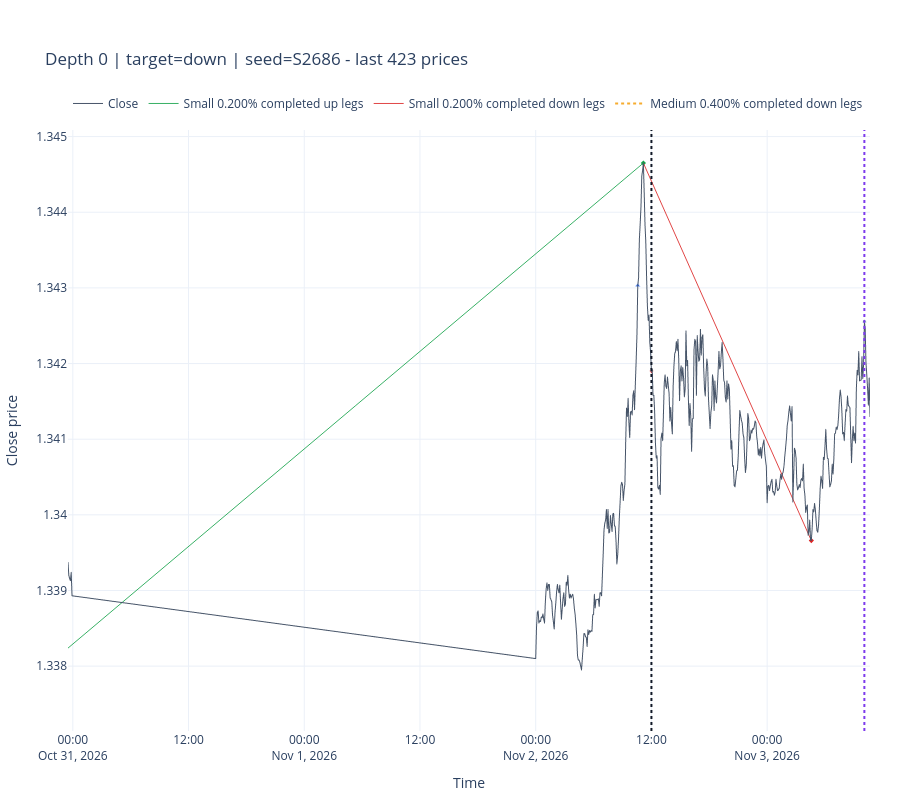
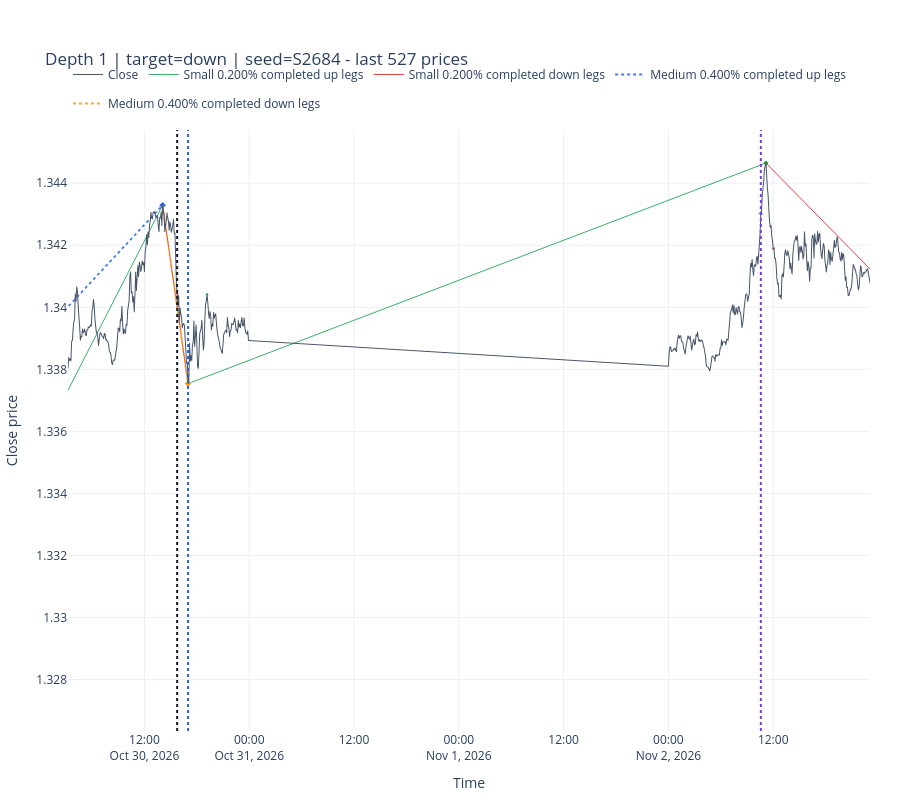
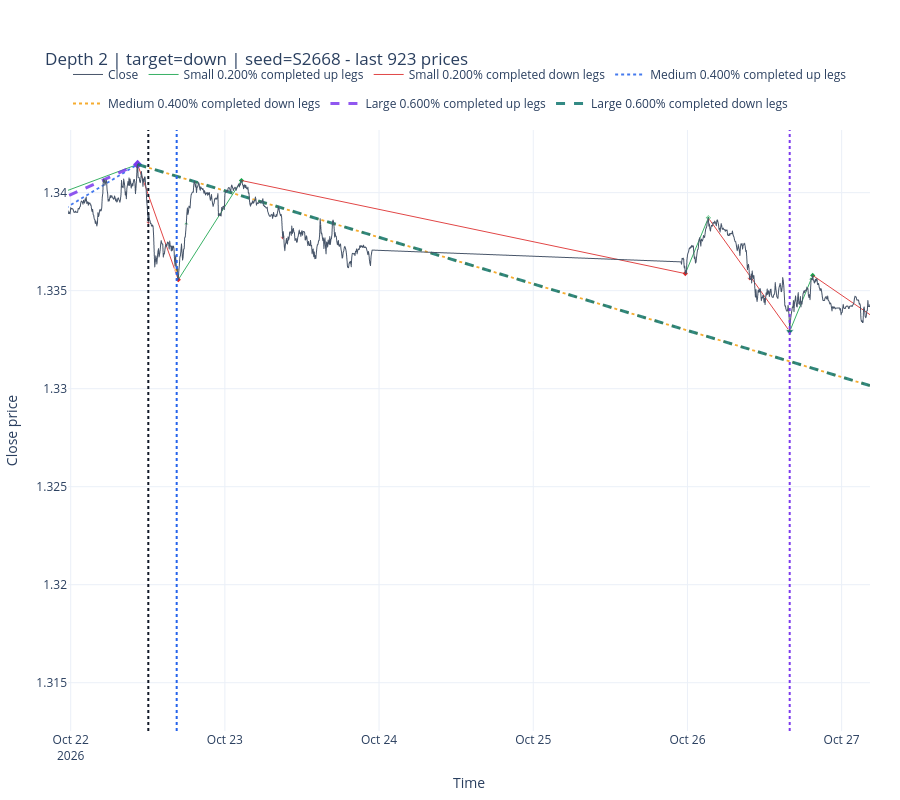

The notebook cell saved with these charts, in order:
### Markdown cell above
## Linked price-path casebook

One recent strict-clean lineage is selected for each terminal depth. Selection and the later vertical markers use hindsight and are diagnostic. Read each chart from the black seed line forward before looking at the blue medium-confirmation line or purple terminal line.

### Code cell
casebook_linkages = (
    strict_clean_linkages.sort_values("seed_time")
    .groupby("terminal_depth", sort=True, group_keys=False)
    .tail(1)
    .sort_values("terminal_depth")
)
display(casebook_linkages[[
    "seed_small_event_id", "seed_time", "target_mode", "medium_event_id",
    "medium_time", "terminal_event_id", "terminal_time", "terminal_depth",
    "small_medium_bars", "medium_large_bars", "total_resolution_bars",
]])

for lineage in casebook_linkages.itertuples(index=False):
    window_start_position = max(0, int(lineage.seed_position) - CASEBOOK_BARS_BEFORE)
    window_end_position = min(len(prices), int(lineage.terminal_position) + CASEBOOK_BARS_AFTER + 1)
    case_prices = prices.iloc[window_start_position:window_end_position]
    case_figure = plot_three_threshold_directional_change(
        prices=case_prices,
        small_events=event_ledgers[Scale.SMALL],
        medium_events=event_ledgers[Scale.MEDIUM],
        large_events=event_ledgers[Scale.LARGE],
        small_theta=SMALL_THETA,
        medium_theta=MEDIUM_THETA,
        large_theta=LARGE_THETA,
        n_prices=len(case_prices),
        title=(
            f"Depth {int(lineage.terminal_depth)} | target={lineage.target_mode} | "
            f"seed={lineage.seed_small_event_id}"
        ),
    )
    case_figure.add_vline(
        x=lineage.seed_time, line={"color": "#111827", "dash": "dot", "width": 2}
    )
    if pd.notna(lineage.medium_time):
        case_figure.add_vline(
            x=lineage.medium_time, line={"color": "#2563eb", "dash": "dot", "width": 2}
        )
    case_figure.add_vline(
        x=lineage.terminal_time, line={"color": "#7c3aed", "dash": "dot", "width": 2}
    )
    case_figure.show()

### Figure 1 — Plotly figure (JSON) as saved in the notebook; plotly's stock layout.template omitted (floating-point values rounded to 4 significant figures; data arrays with more than 128 entries replaced by an {"elided": "..."} marker saying what was removed)
{"data": [{"hovertemplate": "time=%{x}<br>close=%{y:.5f}<extra></extra>", "line": {"color": "#475569", "width": 1.0}, "mode": "lines", "name": "Close", "x": {"elided": "423 str values"}, "y": {"elided": "423 float values"}, "type": "scattergl"}, {"hoverinfo": "skip", "legendgroup": "small_up", "line": {"color": "#16a34a", "dash": "solid", "width": 1.0}, "mode": "lines", "name": "Small 0.200% completed up legs", "opacity": 0.85, "x": ["2026-10-30T17:00:00+02:00", "2026-11-02T11:10:00+02:00", null], "y": [1.338, 1.345, null], "type": "scatter"}, {"customdata": [["S2686", 2.658, 218, 2.438e-05, "2026-11-02T12:00:00+02:00"]], "hovertemplate": "Small up ending EXT<br>time=%{x}<br>price=%{y:.5f}<br>event=%{customdata[0]}<br>TMV=%{customdata[1]:.4f}<br>T=%{customdata[2]} bars<br>R=%{customdata[3]:.3e}<br>known at=%{customdata[4]}<extra></extra>", "legendgroup": "small_up", "marker": {"color": "#16a34a", "size": 4, "symbol": "diamond"}, "mode": "markers", "name": "Small up ending EXT", "showlegend": false, "x": ["2026-11-02T11:10:00.000000"], "y": [1.345], "type": "scatter"}, {"customdata": [["S2686", 2.658, 218, 2.438e-05, "2026-11-02T11:10:00+02:00"]], "hovertemplate": "Small down DCC<br>time=%{x}<br>price=%{y:.5f}<br>completed event=%{customdata[0]}<br>TMV=%{customdata[1]:.4f}<br>T=%{customdata[2]} bars<br>R=%{customdata[3]:.3e}<br>confirmed EXT time=%{customdata[4]}<extra></extra>", "legendgroup": "small_down", "marker": {"color": "#dc2626", "line": {"color": "white", "width": 0.75}, "size": 4, "symbol": "triangle-down"}, "mode": "markers", "name": "Small down DCC", "showlegend": false, "x": ["2026-11-02T12:00:00.000000"], "y": [1.342], "type": "scatter"}, {"hoverinfo": "skip", "legendgroup": "small_down", "line": {"color": "#dc2626", "dash": "solid", "width": 1.0}, "mode": "lines", "name": "Small 0.200% completed down legs", "opacity": 0.85, "x": ["2026-11-02T11:10:00+02:00", "2026-11-03T04:35:00+02:00", null], "y": [1.345, 1.34, null], "type": "scatter"}, {"customdata": [["S2687", 1.856, 209, 1.776e-05, "2026-11-03T10:05:00+02:00"]], "hovertemplate": "Small down ending EXT<br>time=%{x}<br>price=%{y:.5f}<br>event=%{customdata[0]}<br>TMV=%{customdata[1]:.4f}<br>T=%{customdata[2]} bars<br>R=%{customdata[3]:.3e}<br>known at=%{customdata[4]}<extra></extra>", "legendgroup": "small_down", "marker": {"color": "#dc2626", "size": 4, "symbol": "diamond"}, "mode": "markers", "name": "Small down ending EXT", "showlegend": false, "x": ["2026-11-03T04:35:00.000000"], "y": [1.34], "type": "scatter"}, {"customdata": [["S2687", 1.856, 209, 1.776e-05, "2026-11-03T04:35:00+02:00"]], "hovertemplate": "Small up DCC<br>time=%{x}<br>price=%{y:.5f}<br>completed event=%{customdata[0]}<br>TMV=%{customdata[1]:.4f}<br>T=%{customdata[2]} bars<br>R=%{customdata[3]:.3e}<br>confirmed EXT time=%{customdata[4]}<extra></extra>", "legendgroup": "small_up", "marker": {"color": "#16a34a", "line": {"color": "white", "width": 0.75}, "size": 4, "symbol": "triangle-up"}, "mode": "markers", "name": "Small up DCC", "showlegend": false, "x": ["2026-11-03T10:05:00.000000"], "y": [1.343], "type": "scatter"}, {"hoverinfo": "skip", "legendgroup": "medium_down", "line": {"color": "#f59e0b", "dash": "dot", "width": 1.8}, "mode": "lines", "name": "Medium 0.400% completed down legs", "opacity": 0.85, "x": ["2026-10-30T14:05:00+02:00", "2026-10-30T17:00:00+02:00", null], "y": [1.343, 1.338, null], "type": "scatter"}, {"customdata": [["M837", 1.07, 35, 0.0001223, "2026-10-30T17:00:00+02:00"]], "hovertemplate": "Medium up DCC<br>time=%{x}<br>price=%{y:.5f}<br>completed event=%{customdata[0]}<br>TMV=%{customdata[1]:.4f}<br>T=%{customdata[2]} bars<br>R=%{customdata[3]:.3e}<br>confirmed EXT time=%{customdata[4]}<extra></extra>", "legendgroup": "medium_up", "marker": {"color": "#2563eb", "line": {"color": "white", "width": 0.75}, "size": 5, "symbol": "triangle-up"}, "mode": "markers", "name": "Medium up DCC", "showlegend": false, "x": ["2026-11-02T10:35:00.000000"], "y": [1.343], "type": "scatter"}], "layout": {"legend": {"orientation": "h", "yanchor": "bottom", "y": 1.02, "xanchor": "left", "x": 0.0}, "margin": {"l": 60, "r": 30, "t": 130, "b": 60}, "title": {"text": "Depth 0 | target=down | seed=S2686 - last 423 prices"}, "height": 800, "hovermode": "closest", "xaxis": {"title": {"text": "Time"}, "range": ["2026-10-30T23:30:00+02:00", "2026-11-03T10:40:00+02:00"], "showspikes": true, "spikemode": "across"}, "yaxis": {"title": {"text": "Close price"}, "fixedrange": false, "showspikes": true}, "shapes": [{"line": {"color": "#111827", "dash": "dot", "width": 2}, "type": "line", "x0": "2026-11-02T12:00:00+02:00", "x1": "2026-11-02T12:00:00+02:00", "xref": "x", "y0": 0, "y1": 1, "yref": "y domain"}, {"line": {"color": "#7c3aed", "dash": "dot", "width": 2}, "type": "line", "x0": "2026-11-03T10:05:00+02:00", "x1": "2026-11-03T10:05:00+02:00", "xref": "x", "y0": 0, "y1": 1, "yref": "y domain"}]}}

### Figure 2 — Plotly figure (JSON) as saved in the notebook; plotly's stock layout.template omitted (floating-point values rounded to 4 significant figures; data arrays with more than 128 entries replaced by an {"elided": "..."} marker saying what was removed)
{"data": [{"hovertemplate": "time=%{x}<br>close=%{y:.5f}<extra></extra>", "line": {"color": "#475569", "width": 1.0}, "mode": "lines", "name": "Close", "x": {"elided": "527 str values"}, "y": {"elided": "527 float values"}, "type": "scattergl"}, {"hoverinfo": "skip", "legendgroup": "small_up", "line": {"color": "#16a34a", "dash": "solid", "width": 1.0}, "mode": "lines", "name": "Small 0.200% completed up legs", "opacity": 0.85, "x": ["2026-10-29T15:15:00+02:00", "2026-10-30T14:05:00+02:00", null, "2026-10-30T17:00:00+02:00", "2026-11-02T11:10:00+02:00", null], "y": [1.331, 1.343, null, 1.338, 1.345, null], "type": "scatter"}, {"customdata": [["S2684", 4.723, 274, 3.447e-05, "2026-10-30T15:45:00+02:00"], ["S2686", 2.658, 218, 2.438e-05, "2026-11-02T12:00:00+02:00"]], "hovertemplate": "Small up ending EXT<br>time=%{x}<br>price=%{y:.5f}<br>event=%{customdata[0]}<br>TMV=%{customdata[1]:.4f}<br>T=%{customdata[2]} bars<br>R=%{customdata[3]:.3e}<br>known at=%{customdata[4]}<extra></extra>", "legendgroup": "small_up", "marker": {"color": "#16a34a", "size": 4, "symbol": "diamond"}, "mode": "markers", "name": "Small up ending EXT", "showlegend": false, "x": ["2026-10-30T14:05:00.000000", "2026-11-02T11:10:00.000000"], "y": [1.343, 1.345], "type": "scatter"}, {"customdata": [["S2684", 4.723, 274, 3.447e-05, "2026-10-30T14:05:00+02:00"], ["S2686", 2.658, 218, 2.438e-05, "2026-11-02T11:10:00+02:00"]], "hovertemplate": "Small down DCC<br>time=%{x}<br>price=%{y:.5f}<br>completed event=%{customdata[0]}<br>TMV=%{customdata[1]:.4f}<br>T=%{customdata[2]} bars<br>R=%{customdata[3]:.3e}<br>confirmed EXT time=%{customdata[4]}<extra></extra>", "legendgroup": "small_down", "marker": {"color": "#dc2626", "line": {"color": "white", "width": 0.75}, "size": 4, "symbol": "triangle-down"}, "mode": "markers", "name": "Small down DCC", "showlegend": false, "x": ["2026-10-30T15:45:00.000000", "2026-11-02T12:00:00.000000"], "y": [1.34, 1.342], "type": "scatter"}, {"hoverinfo": "skip", "legendgroup": "small_down", "line": {"color": "#dc2626", "dash": "solid", "width": 1.0}, "mode": "lines", "name": "Small 0.200% completed down legs", "opacity": 0.85, "x": ["2026-10-30T14:05:00+02:00", "2026-10-30T17:00:00+02:00", null, "2026-11-02T11:10:00+02:00", "2026-11-03T04:35:00+02:00", null], "y": [1.343, 1.338, null, 1.345, 1.34, null], "type": "scatter"}, {"customdata": [["S2685", 2.14, 35, 0.0001223, "2026-10-30T19:10:00+02:00"]], "hovertemplate": "Small down ending EXT<br>time=%{x}<br>price=%{y:.5f}<br>event=%{customdata[0]}<br>TMV=%{customdata[1]:.4f}<br>T=%{customdata[2]} bars<br>R=%{customdata[3]:.3e}<br>known at=%{customdata[4]}<extra></extra>", "legendgroup": "small_down", "marker": {"color": "#dc2626", "size": 4, "symbol": "diamond"}, "mode": "markers", "name": "Small down ending EXT", "showlegend": false, "x": ["2026-10-30T17:00:00.000000"], "y": [1.338], "type": "scatter"}, {"customdata": [["S2685", 2.14, 35, 0.0001223, "2026-10-30T17:00:00+02:00"]], "hovertemplate": "Small up DCC<br>time=%{x}<br>price=%{y:.5f}<br>completed event=%{customdata[0]}<br>TMV=%{customdata[1]:.4f}<br>T=%{customdata[2]} bars<br>R=%{customdata[3]:.3e}<br>confirmed EXT time=%{customdata[4]}<extra></extra>", "legendgroup": "small_up", "marker": {"color": "#16a34a", "line": {"color": "white", "width": 0.75}, "size": 4, "symbol": "triangle-up"}, "mode": "markers", "name": "Small up DCC", "showlegend": false, "x": ["2026-10-30T19:10:00.000000"], "y": [1.34], "type": "scatter"}, {"hoverinfo": "skip", "legendgroup": "medium_up", "line": {"color": "#2563eb", "dash": "dot", "width": 1.8}, "mode": "lines", "name": "Medium 0.400% completed up legs", "opacity": 0.85, "x": ["2026-10-28T09:10:00+02:00", "2026-10-30T14:05:00+02:00", null], "y": [1.327, 1.343, null], "type": "scatter"}, {"customdata": [["M836", 3.01, 635, 1.896e-05, "2026-10-30T17:00:00+02:00"]], "hovertemplate": "Medium up ending EXT<br>time=%{x}<br>price=%{y:.5f}<br>event=%{customdata[0]}<br>TMV=%{customdata[1]:.4f}<br>T=%{customdata[2]} bars<br>R=%{customdata[3]:.3e}<br>known at=%{customdata[4]}<extra></extra>", "legendgroup": "medium_up", "marker": {"color": "#2563eb", "size": 5, "symbol": "diamond"}, "mode": "markers", "name": "Medium up ending EXT", "showlegend": false, "x": ["2026-10-30T14:05:00.000000"], "y": [1.343], "type": "scatter"}, {"customdata": [["M836", 3.01, 635, 1.896e-05, "2026-10-30T14:05:00+02:00"]], "hovertemplate": "Medium down DCC<br>time=%{x}<br>price=%{y:.5f}<br>completed event=%{customdata[0]}<br>TMV=%{customdata[1]:.4f}<br>T=%{customdata[2]} bars<br>R=%{customdata[3]:.3e}<br>confirmed EXT time=%{customdata[4]}<extra></extra>", "legendgroup": "medium_down", "marker": {"color": "#f59e0b", "line": {"color": "white", "width": 0.75}, "size": 5, "symbol": "triangle-down"}, "mode": "markers", "name": "Medium down DCC", "showlegend": false, "x": ["2026-10-30T17:00:00.000000"], "y": [1.338], "type": "scatter"}, {"hoverinfo": "skip", "legendgroup": "medium_down", "line": {"color": "#f59e0b", "dash": "dot", "width": 1.8}, "mode": "lines", "name": "Medium 0.400% completed down legs", "opacity": 0.85, "x": ["2026-10-30T14:05:00+02:00", "2026-10-30T17:00:00+02:00", null], "y": [1.343, 1.338, null], "type": "scatter"}, {"customdata": [["M837", 1.07, 35, 0.0001223, "2026-11-02T10:35:00+02:00"]], "hovertemplate": "Medium down ending EXT<br>time=%{x}<br>price=%{y:.5f}<br>event=%{customdata[0]}<br>TMV=%{customdata[1]:.4f}<br>T=%{customdata[2]} bars<br>R=%{customdata[3]:.3e}<br>known at=%{customdata[4]}<extra></extra>", "legendgroup": "medium_down", "marker": {"color": "#f59e0b", "size": 5, "symbol": "diamond"}, "mode": "markers", "name": "Medium down ending EXT", "showlegend": false, "x": ["2026-10-30T17:00:00.000000"], "y": [1.338], "type": "scatter"}, {"customdata": [["M837", 1.07, 35, 0.0001223, "2026-10-30T17:00:00+02:00"]], "hovertemplate": "Medium up DCC<br>time=%{x}<br>price=%{y:.5f}<br>completed event=%{customdata[0]}<br>TMV=%{customdata[1]:.4f}<br>T=%{customdata[2]} bars<br>R=%{customdata[3]:.3e}<br>confirmed EXT time=%{customdata[4]}<extra></extra>", "legendgroup": "medium_up", "marker": {"color": "#2563eb", "line": {"color": "white", "width": 0.75}, "size": 5, "symbol": "triangle-up"}, "mode": "markers", "name": "Medium up DCC", "showlegend": false, "x": ["2026-11-02T10:35:00.000000"], "y": [1.343], "type": "scatter"}], "layout": {"legend": {"orientation": "h", "yanchor": "bottom", "y": 1.02, "xanchor": "left", "x": 0.0}, "margin": {"l": 60, "r": 30, "t": 130, "b": 60}, "title": {"text": "Depth 1 | target=down | seed=S2684 - last 527 prices"}, "height": 800, "hovermode": "closest", "xaxis": {"title": {"text": "Time"}, "range": ["2026-10-30T03:15:00+02:00", "2026-11-02T23:05:00+02:00"], "showspikes": true, "spikemode": "across"}, "yaxis": {"title": {"text": "Close price"}, "fixedrange": false, "showspikes": true}, "shapes": [{"line": {"color": "#111827", "dash": "dot", "width": 2}, "type": "line", "x0": "2026-10-30T15:45:00+02:00", "x1": "2026-10-30T15:45:00+02:00", "xref": "x", "y0": 0, "y1": 1, "yref": "y domain"}, {"line": {"color": "#2563eb", "dash": "dot", "width": 2}, "type": "line", "x0": "2026-10-30T17:00:00+02:00", "x1": "2026-10-30T17:00:00+02:00", "xref": "x", "y0": 0, "y1": 1, "yref": "y domain"}, {"line": {"color": "#7c3aed", "dash": "dot", "width": 2}, "type": "line", "x0": "2026-11-02T10:35:00+02:00", "x1": "2026-11-02T10:35:00+02:00", "xref": "x", "y0": 0, "y1": 1, "yref": "y domain"}]}}

### Figure 3 — Plotly figure (JSON) as saved in the notebook; plotly's stock layout.template omitted (floating-point values rounded to 4 significant figures; data arrays with more than 128 entries replaced by an {"elided": "..."} marker saying what was removed)
{"data": [{"hovertemplate": "time=%{x}<br>close=%{y:.5f}<extra></extra>", "line": {"color": "#475569", "width": 1.0}, "mode": "lines", "name": "Close", "x": {"elided": "923 str values"}, "y": {"elided": "923 float values"}, "type": "scattergl"}, {"hoverinfo": "skip", "legendgroup": "small_up", "line": {"color": "#16a34a", "dash": "solid", "width": 1.0}, "mode": "lines", "name": "Small 0.200% completed up legs", "opacity": 0.85, "x": ["2026-10-20T18:15:00+02:00", "2026-10-22T10:25:00+02:00", null, "2026-10-22T16:45:00+02:00", "2026-10-23T02:35:00+02:00", null, "2026-10-25T23:40:00+02:00", "2026-10-26T03:15:00+02:00", null, "2026-10-26T15:55:00+02:00", "2026-10-26T19:30:00+02:00", null], "y": [1.337, 1.341, null, 1.336, 1.341, null, 1.336, 1.339, null, 1.333, 1.336, null], "type": "scatter"}, {"customdata": [["S2668", 1.833, 481, 7.622e-06, "2026-10-22T12:05:00+02:00"], ["S2670", 1.894, 118, 3.211e-05, "2026-10-23T09:00:00+02:00"], ["S2672", 1.063, 43, 4.944e-05, "2026-10-26T09:40:00+02:00"], ["S2674", 1.073, 43, 4.99e-05, "2026-10-27T07:20:00+02:00"]], "hovertemplate": "Small up ending EXT<br>time=%{x}<br>price=%{y:.5f}<br>event=%{customdata[0]}<br>TMV=%{customdata[1]:.4f}<br>T=%{customdata[2]} bars<br>R=%{customdata[3]:.3e}<br>known at=%{customdata[4]}<extra></extra>", "legendgroup": "small_up", "marker": {"color": "#16a34a", "size": 4, "symbol": "diamond"}, "mode": "markers", "name": "Small up ending EXT", "showlegend": false, "x": ["2026-10-22T10:25:00.000000", "2026-10-23T02:35:00.000000", "2026-10-26T03:15:00.000000", "2026-10-26T19:30:00.000000"], "y": [1.341, 1.341, 1.339, 1.336], "type": "scatter"}, {"customdata": [["S2668", 1.833, 481, 7.622e-06, "2026-10-22T10:25:00+02:00"], ["S2670", 1.894, 118, 3.211e-05, "2026-10-23T02:35:00+02:00"], ["S2672", 1.063, 43, 4.944e-05, "2026-10-26T03:15:00+02:00"]], "hovertemplate": "Small down DCC<br>time=%{x}<br>price=%{y:.5f}<br>completed event=%{customdata[0]}<br>TMV=%{customdata[1]:.4f}<br>T=%{customdata[2]} bars<br>R=%{customdata[3]:.3e}<br>confirmed EXT time=%{customdata[4]}<extra></extra>", "legendgroup": "small_down", "marker": {"color": "#dc2626", "line": {"color": "white", "width": 0.75}, "size": 4, "symbol": "triangle-down"}, "mode": "markers", "name": "Small down DCC", "showlegend": false, "x": ["2026-10-22T12:05:00.000000", "2026-10-23T09:00:00.000000", "2026-10-26T09:40:00.000000"], "y": [1.338, 1.338, 1.336], "type": "scatter"}, {"hoverinfo": "skip", "legendgroup": "small_down", "line": {"color": "#dc2626", "dash": "solid", "width": 1.0}, "mode": "lines", "name": "Small 0.200% completed down legs", "opacity": 0.85, "x": ["2026-10-22T10:25:00+02:00", "2026-10-22T16:45:00+02:00", null, "2026-10-23T02:35:00+02:00", "2026-10-25T23:40:00+02:00", null, "2026-10-26T03:15:00+02:00", "2026-10-26T15:55:00+02:00", null, "2026-10-26T19:30:00+02:00", "2026-10-28T09:10:00+02:00", null], "y": [1.341, 1.336, null, 1.341, 1.336, null, 1.339, 1.333, null, 1.336, 1.327, null], "type": "scatter"}, {"customdata": [["S2669", 2.192, 76, 5.768e-05, "2026-10-22T18:00:00+02:00"], ["S2671", 1.772, 253, 1.4e-05, "2026-10-26T03:15:00+02:00"], ["S2673", 2.163, 152, 2.845e-05, "2026-10-26T19:15:00+02:00"]], "hovertemplate": "Small down ending EXT<br>time=%{x}<br>price=%{y:.5f}<br>event=%{customdata[0]}<br>TMV=%{customdata[1]:.4f}<br>T=%{customdata[2]} bars<br>R=%{customdata[3]:.3e}<br>known at=%{customdata[4]}<extra></extra>", "legendgroup": "small_down", "marker": {"color": "#dc2626", "size": 4, "symbol": "diamond"}, "mode": "markers", "name": "Small down ending EXT", "showlegend": false, "x": ["2026-10-22T16:45:00.000000", "2026-10-25T23:40:00.000000", "2026-10-26T15:55:00.000000"], "y": [1.336, 1.336, 1.333], "type": "scatter"}, {"customdata": [["S2669", 2.192, 76, 5.768e-05, "2026-10-22T16:45:00+02:00"], ["S2671", 1.772, 253, 1.4e-05, "2026-10-25T23:40:00+02:00"], ["S2673", 2.163, 152, 2.845e-05, "2026-10-26T15:55:00+02:00"]], "hovertemplate": "Small up DCC<br>time=%{x}<br>price=%{y:.5f}<br>completed event=%{customdata[0]}<br>TMV=%{customdata[1]:.4f}<br>T=%{customdata[2]} bars<br>R=%{customdata[3]:.3e}<br>confirmed EXT time=%{customdata[4]}<extra></extra>", "legendgroup": "small_up", "marker": {"color": "#16a34a", "line": {"color": "white", "width": 0.75}, "size": 4, "symbol": "triangle-up"}, "mode": "markers", "name": "Small up DCC", "showlegend": false, "x": ["2026-10-22T18:00:00.000000", "2026-10-26T03:15:00.000000", "2026-10-26T19:15:00.000000"], "y": [1.338, 1.339, 1.336], "type": "scatter"}, {"hoverinfo": "skip", "legendgroup": "medium_up", "line": {"color": "#2563eb", "dash": "dot", "width": 1.8}, "mode": "lines", "name": "Medium 0.400% completed up legs", "opacity": 0.85, "x": ["2026-10-19T23:20:00+02:00", "2026-10-22T10:25:00+02:00", null], "y": [1.33, 1.341, null], "type": "scatter"}, {"customdata": [["M834", 2.207, 708, 1.247e-05, "2026-10-22T16:30:00+02:00"]], "hovertemplate": "Medium up ending EXT<br>time=%{x}<br>price=%{y:.5f}<br>event=%{customdata[0]}<br>TMV=%{customdata[1]:.4f}<br>T=%{customdata[2]} bars<br>R=%{customdata[3]:.3e}<br>known at=%{customdata[4]}<extra></extra>", "legendgroup": "medium_up", "marker": {"color": "#2563eb", "size": 5, "symbol": "diamond"}, "mode": "markers", "name": "Medium up ending EXT", "showlegend": false, "x": ["2026-10-22T10:25:00.000000"], "y": [1.341], "type": "scatter"}, {"customdata": [["M834", 2.207, 708, 1.247e-05, "2026-10-22T10:25:00+02:00"]], "hovertemplate": "Medium down DCC<br>time=%{x}<br>price=%{y:.5f}<br>completed event=%{customdata[0]}<br>TMV=%{customdata[1]:.4f}<br>T=%{customdata[2]} bars<br>R=%{customdata[3]:.3e}<br>confirmed EXT time=%{customdata[4]}<extra></extra>", "legendgroup": "medium_down", "marker": {"color": "#f59e0b", "line": {"color": "white", "width": 0.75}, "size": 5, "symbol": "triangle-down"}, "mode": "markers", "name": "Medium down DCC", "showlegend": false, "x": ["2026-10-22T16:30:00.000000"], "y": [1.336], "type": "scatter"}, {"hoverinfo": "skip", "legendgroup": "medium_down", "line": {"color": "#f59e0b", "dash": "dot", "width": 1.8}, "mode": "lines", "name": "Medium 0.400% completed down legs", "opacity": 0.85, "x": ["2026-10-22T10:25:00+02:00", "2026-10-28T09:10:00+02:00", null], "y": [1.341, 1.327, null], "type": "scatter"}, {"hoverinfo": "skip", "legendgroup": "large_up", "line": {"color": "#7c3aed", "dash": "dash", "width": 3.0}, "mode": "lines", "name": "Large 0.600% completed up legs", "opacity": 0.85, "x": ["2026-10-14T18:15:00+02:00", "2026-10-22T10:25:00+02:00", null], "y": [1.314, 1.341, null], "type": "scatter"}, {"customdata": [["L390", 3.471, 1633, 1.275e-05, "2026-10-26T15:55:00+02:00"]], "hovertemplate": "Large up ending EXT<br>time=%{x}<br>price=%{y:.5f}<br>event=%{customdata[0]}<br>TMV=%{customdata[1]:.4f}<br>T=%{customdata[2]} bars<br>R=%{customdata[3]:.3e}<br>known at=%{customdata[4]}<extra></extra>", "legendgroup": "large_up", "marker": {"color": "#7c3aed", "size": 7, "symbol": "diamond"}, "mode": "markers", "name": "Large up ending EXT", "showlegend": false, "x": ["2026-10-22T10:25:00.000000"], "y": [1.341], "type": "scatter"}, {"customdata": [["L390", 3.471, 1633, 1.275e-05, "2026-10-22T10:25:00+02:00"]], "hovertemplate": "Large down DCC<br>time=%{x}<br>price=%{y:.5f}<br>completed event=%{customdata[0]}<br>TMV=%{customdata[1]:.4f}<br>T=%{customdata[2]} bars<br>R=%{customdata[3]:.3e}<br>confirmed EXT time=%{customdata[4]}<extra></extra>", "legendgroup": "large_down", "marker": {"color": "#0f766e", "line": {"color": "white", "width": 0.75}, "size": 7, "symbol": "triangle-down"}, "mode": "markers", "name": "Large down DCC", "showlegend": false, "x": ["2026-10-26T15:55:00.000000"], "y": [1.333], "type": "scatter"}, {"hoverinfo": "skip", "legendgroup": "large_down", "line": {"color": "#0f766e", "dash": "dash", "width": 3.0}, "mode": "lines", "name": "Large 0.600% completed down legs", "opacity": 0.85, "x": ["2026-10-22T10:25:00+02:00", "2026-10-28T09:10:00+02:00", null], "y": [1.341, 1.327, null], "type": "scatter"}], "layout": {"legend": {"orientation": "h", "yanchor": "bottom", "y": 1.02, "xanchor": "left", "x": 0.0}, "margin": {"l": 60, "r": 30, "t": 130, "b": 60}, "title": {"text": "Depth 2 | target=down | seed=S2668 - last 923 prices"}, "height": 800, "hovermode": "closest", "xaxis": {"title": {"text": "Time"}, "range": ["2026-10-21T23:35:00+02:00", "2026-10-27T04:25:00+02:00"], "showspikes": true, "spikemode": "across"}, "yaxis": {"title": {"text": "Close price"}, "fixedrange": false, "showspikes": true}, "shapes": [{"line": {"color": "#111827", "dash": "dot", "width": 2}, "type": "line", "x0": "2026-10-22T12:05:00+02:00", "x1": "2026-10-22T12:05:00+02:00", "xref": "x", "y0": 0, "y1": 1, "yref": "y domain"}, {"line": {"color": "#2563eb", "dash": "dot", "width": 2}, "type": "line", "x0": "2026-10-22T16:30:00+02:00", "x1": "2026-10-22T16:30:00+02:00", "xref": "x", "y0": 0, "y1": 1, "yref": "y domain"}, {"line": {"color": "#7c3aed", "dash": "dot", "width": 2}, "type": "line", "x0": "2026-10-26T15:55:00+02:00", "x1": "2026-10-26T15:55:00+02:00", "xref": "x", "y0": 0, "y1": 1, "yref": "y domain"}]}}
